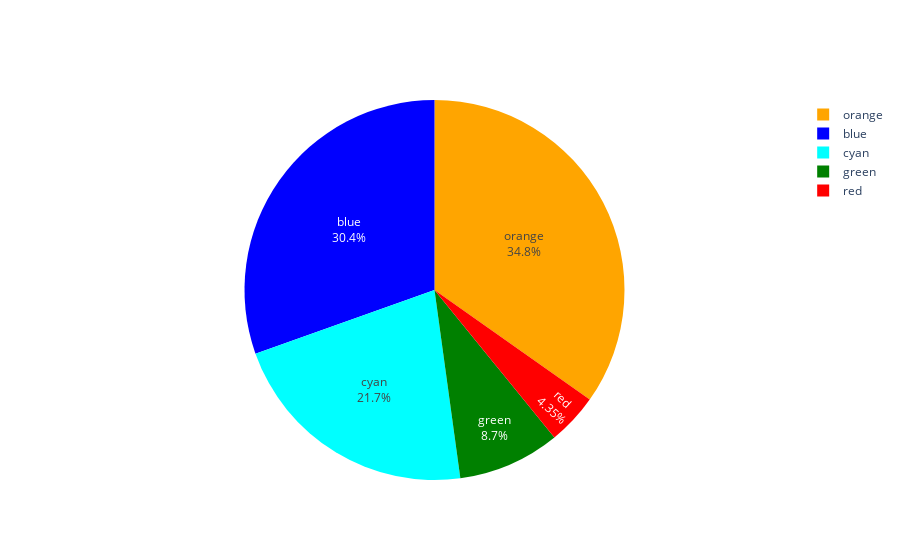

Notebook code cell kept with this figure:
### Code cell
valores = np.array([1,5,7,2,8])

labels = ["red", "cyan", "blue", "green", "orange"]

colors = ["red", "cyan", "blue", "green", "orange"]

data = [go.Pie(values=valores, labels=labels, marker=dict(colors=colors), textinfo='label+percent')]

iplot(data)

### Figure 1 — Plotly figure (JSON) as saved in the notebook; plotly's stock layout.template omitted (floating-point values rounded to 4 significant figures)
{"data": [{"labels": ["red", "cyan", "blue", "green", "orange"], "marker": {"colors": ["red", "cyan", "blue", "green", "orange"]}, "textinfo": "label+percent", "type": "pie", "values": [1, 5, 7, 2, 8]}], "layout": {}}
